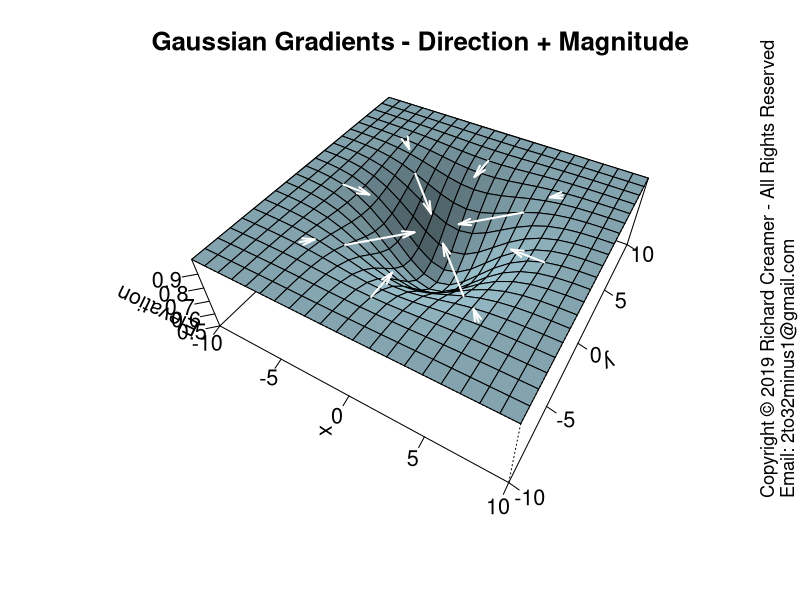

Source code (R):
##############################################################
### Copyright (c) Richard Creamer 2019 - All Rights Reserved
### Inquiries: email 2to32minus1@gmail.com
##############################################################

### Globals
fontScale = 1.2    # Global font size variable
lf        = 1.2    # Enlarge font of plot labels
verbose   = FALSE  # Verbose printing
lw        = 2      # Line width
xMargin   = 1      # X-axis margin for plots
yMargin   = 1      # Y-axis margin for plots
de        = 0.01   # Small constant for estimating derivatives numerically
smlPts    = 1      # Small  data point/circle
medPts    = 1.5    # Medium data point/circle
lrgPts    = 2.0    # Large  data point/circle

### Run this function to generate this plot
runFunc = function() {
	dw = 1000
	dh = 750	
	path = "D:/Code/R/LeastSquaresPlay/PlotsAndAssocCode/Plot31/"
	savePngVerbose( paste(path, "Plot31.png", sep=""), gradDemo, w=dw, h=dw, un="px" )
}

### Draw inverted gaussian surface with a few gradient vectors with proportional magnitudes
gradDemo = function( zFunc=elevFunc, xyAngle=30, vertAngle=45, sigma=3, peakHt=10, col="white", lwd=lw, expand=0.2 ) {
	peakHt = 0.5
	x = seq( -10, 10, length=21 )
	y = x
	z = outer( x, y, elevFunc, sigma, peakHt )
	xform = persp( x, y, t(z), xlim=c(-10,10), ylim=c(-10,10), cex.lab=1.3, zlab="Elevation",
				   main="Gaussian Gradients - Direction + Magnitude",
				   theta = xyAngle, phi = vertAngle, expand = 0.3, shade=0.4,
				   col = "lightblue", ticktype="detailed", cex.main=1.3*fontScale, cex.axis=1.3 )
	arrowLen = 80
	x1 = c( -4, 0, 4, -4,  0,  4, 7, -7, -5.8, 5.8, -5.8,  5.8 )
	y1 = c( 4,  7, 4, -4, -7, -4, 0,  0,  5.8, 5.8, -5.8, -5.8 )
	z1 = elevFunc( x1, y1, sigma, peakHt )
	gradX = -gaussDzDx( x1, y1, sigma, peakHt )
	gradY = -gaussDzDy( x1, y1, sigma, peakHt )
	mags = sqrt( gradX^2 + gradY^2 )
	gradX = arrowLen * gradX
	gradY = arrowLen * gradY
	x2 = x1 + gradX
	y2 = y1 + gradY
	z2 = z1	
	pt1 = trans3d( x1, y1, z1, xform )
	pt2 = trans3d( x2, y2, z2, xform )
	arrows( pt1$x, pt1$y, pt2$x, pt2$y, col=col, lwd=lwd, angle=15, length = 0.125 )
}

### Returns an elevation value as f(x,y) for down-oriented gaussian w/base at z=bias
elevFunc = function( x, y, sigma=3, peakHt=0.5, bias=1 ) {
	r = sqrt( x^2 + y^2 )
	elev = bias - peakHt * exp( -0.5 * (r/sigma)^2 )
	return( elev )
}

### Exact analytical value for dz/dx for inverted gaussian
gaussDzDx = function( x, y, sigma, peakHt ) {
	return( ( (peakHt*x)/sigma^2 ) * exp( -(x^2 + y^2)/(2*sigma^2) ) )
}

### Exact analytical value for dz/dy for inverted gaussian
gaussDzDy = function( x, y, sigma, peakHt ) {
	return( ( (peakHt*y)/sigma^2 ) * exp( -(x^2 + y^2)/(2*sigma^2) ) )
}	

### Save to PNG file, specify width and height
savePngVerbose = function( path, plotFunc, w=512, h=512, un="px", doCopyright=TRUE, ... ) {
	png( filename = path, type="cairo", units=un, width=w, height=h, pointsize=12, res=96 )
	plotFunc( ... )
	if ( doCopyright )
		addCopyright()
	dev.off()
}

### Add copyright notice to plot via text()
addCopyright = function() {
	mtext( "Copyright \uA9 2019 Richard Creamer - All Rights Reserved", side=4, line=0, adj=0, cex=1.1 )
	mtext( "Email: 2to32minus1@gmail.com", side=4, line=1, adj=0, cex=1.1 )
}

runFunc()
